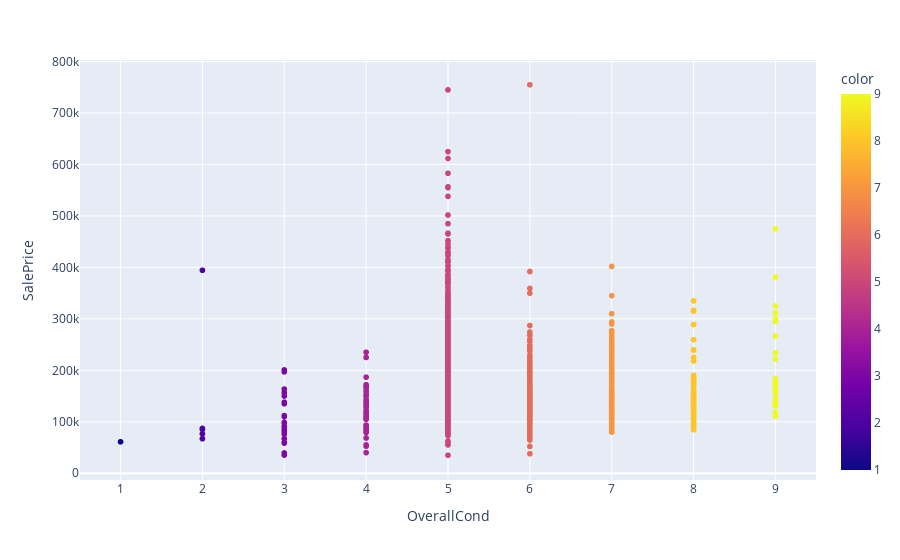

Notebook cell for this chart:
### Markdown cell above
# Overall Condition (Pregunta 4)

### Code cell
figOverallCond = px.scatter(x = OverallCond, y = SalePrice, color = OverallCond, labels={'x':'OverallCond', 'y':'SalePrice'})
figOverallCond.show()

### Figure 1 — Plotly figure (JSON) as saved in the notebook; plotly's stock layout.template omitted (floating-point values rounded to 4 significant figures; data arrays with more than 128 entries replaced by an {"elided": "..."} marker saying what was removed)
{"data": [{"hoverlabel": {"namelength": 0}, "hovertemplate": "OverallCond=%{x}<br>SalePrice=%{y}<br>color=%{marker.color}", "legendgroup": "", "marker": {"color": {"elided": "1460 int values"}, "coloraxis": "coloraxis", "symbol": "circle"}, "mode": "markers", "name": "", "showlegend": false, "type": "scattergl", "x": {"elided": "1460 int values"}, "xaxis": "x", "y": {"elided": "1460 int values"}, "yaxis": "y"}], "layout": {"coloraxis": {"colorbar": {"title": {"text": "color"}}, "colorscale": [[0, "#0d0887"], [0.1111, "#46039f"], [0.2222, "#7201a8"], [0.3333, "#9c179e"], [0.4444, "#bd3786"], [0.5556, "#d8576b"], [0.6667, "#ed7953"], [0.7778, "#fb9f3a"], [0.8889, "#fdca26"], [1, "#f0f921"]]}, "legend": {"tracegroupgap": 0}, "margin": {"t": 60}, "xaxis": {"anchor": "y", "domain": [0, 1], "title": {"text": "OverallCond"}}, "yaxis": {"anchor": "x", "domain": [0, 1], "title": {"text": "SalePrice"}}}}
